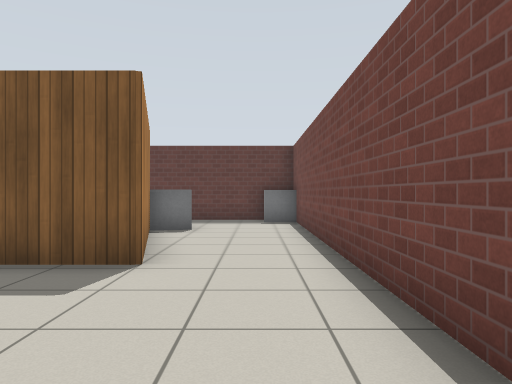
View 1 (above)

24 first-person views from a walk through a robot-simulator world made for Gazebo. The camera is 0.94 m above the floor, looks level and sees 70° across. The floor is counted in squares, 1 m on a side. Each view is taken from the middle of a square. On the plan, view 1 faces up. The plan holds only what a view shows up to about 13 squares ahead; the rest is blank. Gazebo's built-in surfaces are drawn with simple patterns.

View 2
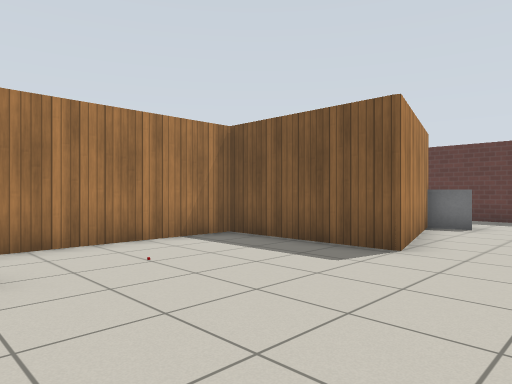

View 3
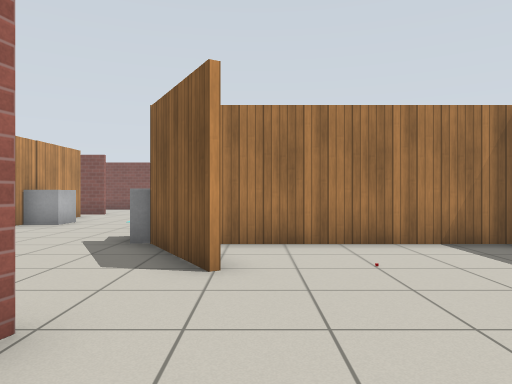

View 4
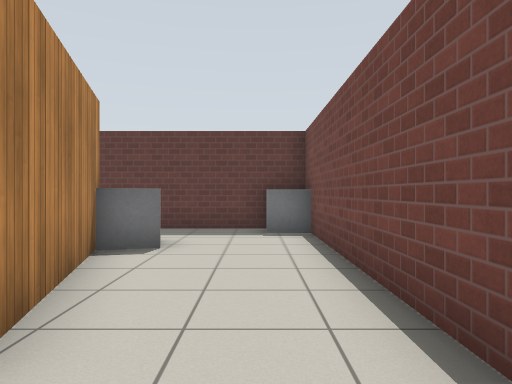

View 5
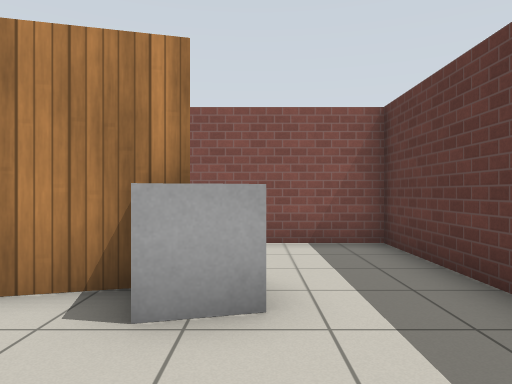

View 6
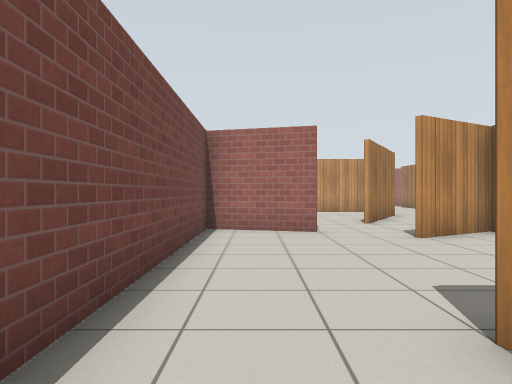

View 7
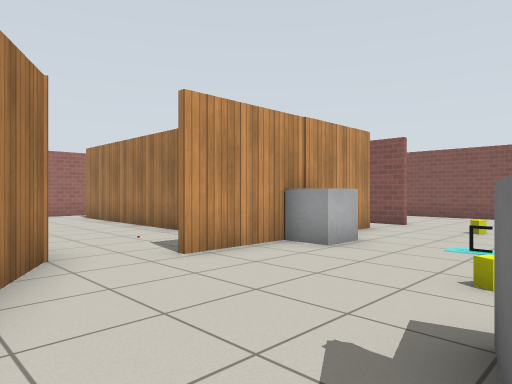

View 8
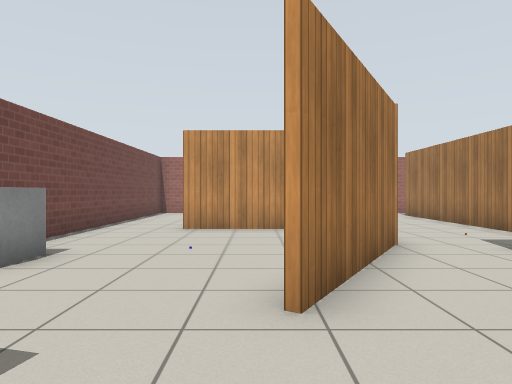

View 9
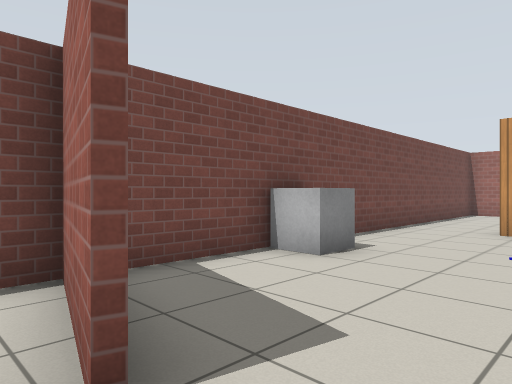

View 10
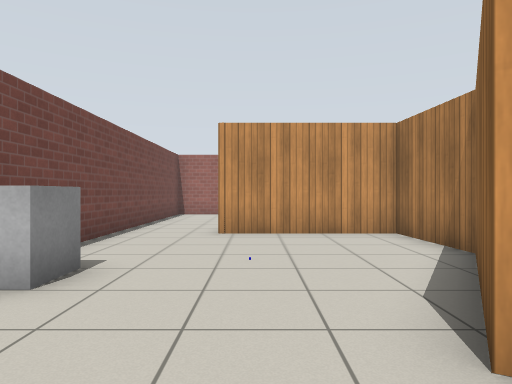

View 11
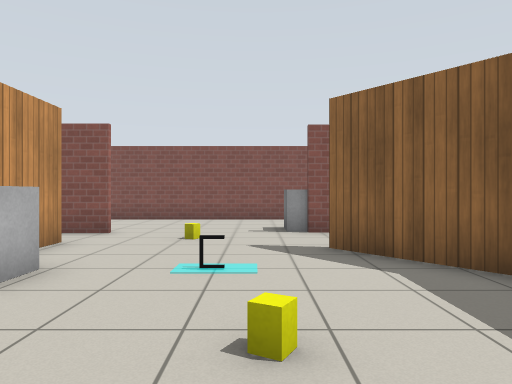

View 12
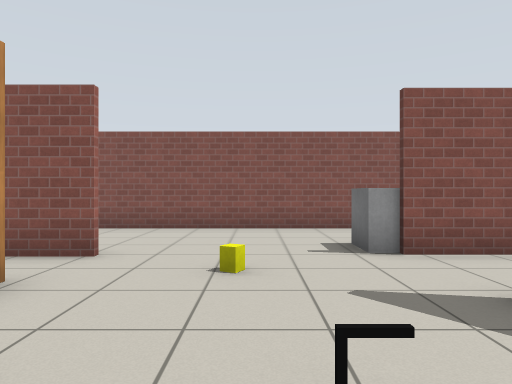

View 13
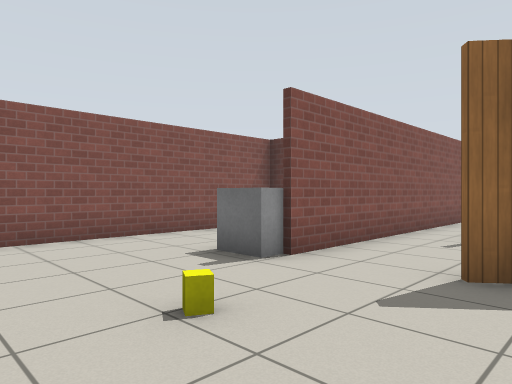

View 14
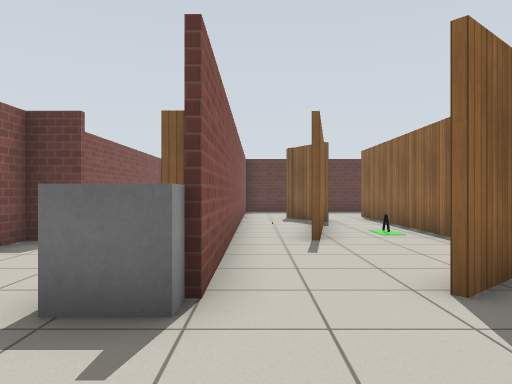

View 15
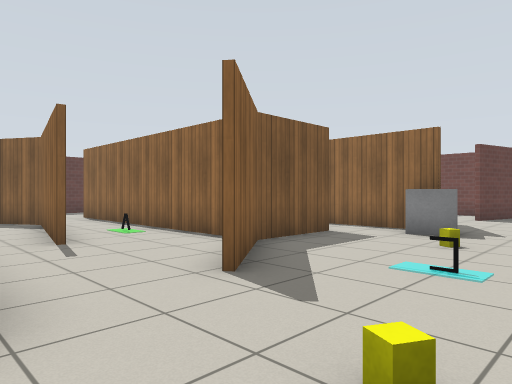

View 16
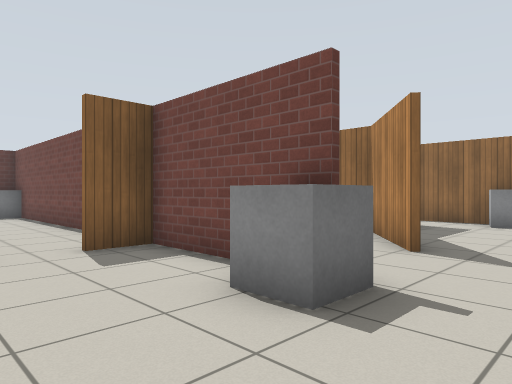

View 17
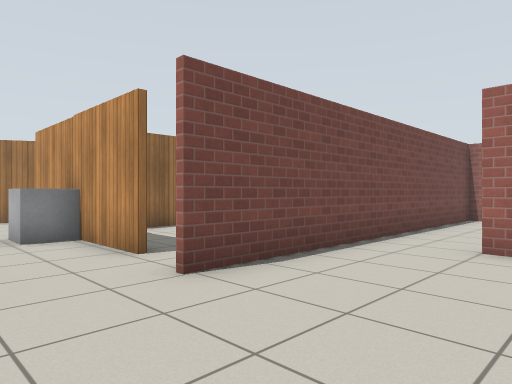

View 18
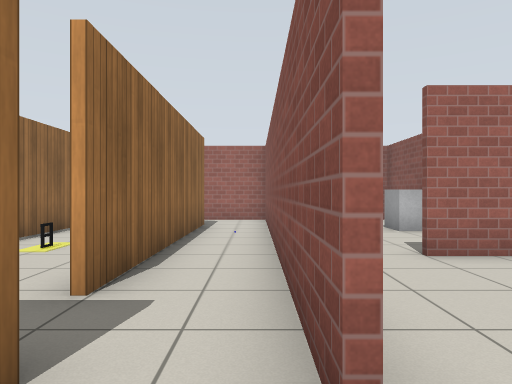

View 19
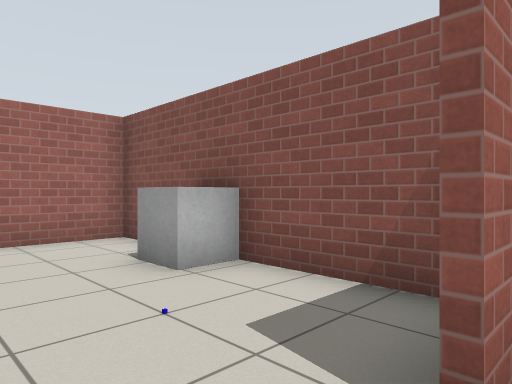

View 20
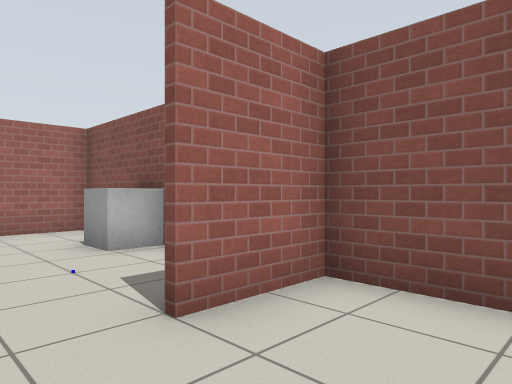

View 21
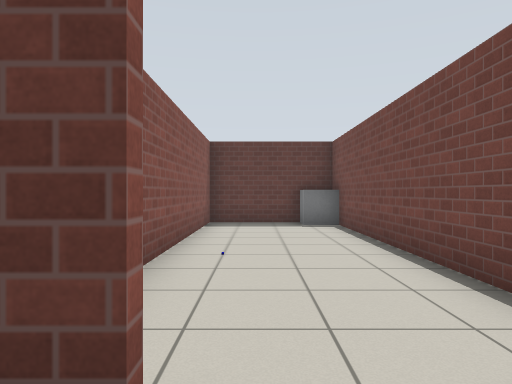

View 22
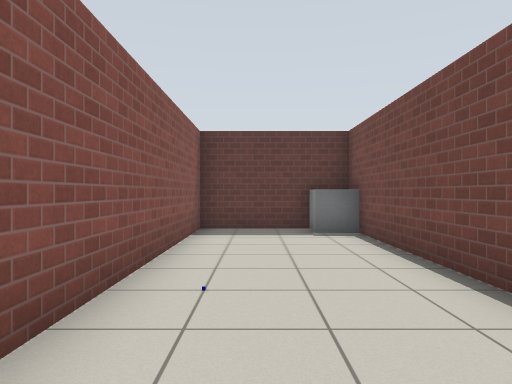

View 23
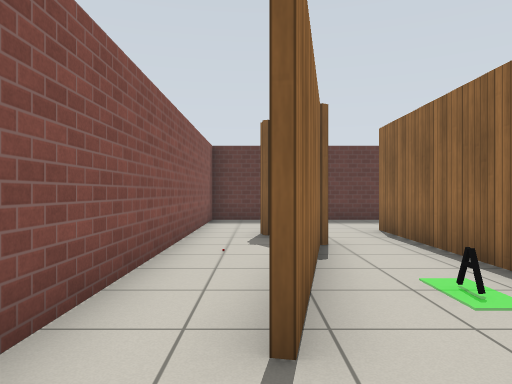

View 24
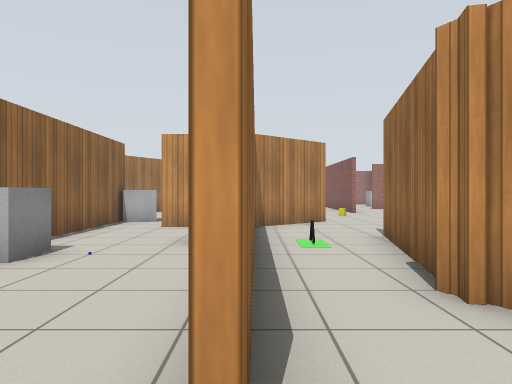

### Floor plan
Ten units are one square. View 1 is at (0, 0); x grows to the right and y downward. Boxes are objects, and circles mark ways between rooms. Rooms are numbered by the first view taken in them; rooms with no view inside come last. Other rooms are left out.
<svg viewBox="-190 -130 210 309">
<path fill="none" stroke="#000" d="M-27 -94 -15 -47 -55 -47M-56 -35 -56 6M5 -123 -56 -123 -56 -88M-15 16 13 23 13 -111M-54 16 -34 4M-32 39 -51 72M5 23 -15 17M13 94 13 30M-54 75 -52 103 -11 103M-33 6 -54 17M-123 17 -100 -2 -100 -91M-99 0 -122 18M-146 6 -146 -20 -159 -20M-129 -21 -125 -43M-129 67 -71 67M-74 0 -100 0M-57 16 -57 -4M-172 -20 -184 -20 -184 103 -165 103M-146 -44 -146 -105M-145 -46 -145 6M-146 95 -146 63M-90 95 -90 154M-119 -61 -128 -19M-54 74 -33 37M-136 -123 -145 -123M-155 -123 -184 -124 -184 -44M-146 174 -146 95M-184 111 -184 173 -140 173M-125 -43 -120 -67 -129 -83M-87 -123 -106 -123M-145 -102 -145 -46M-127 -123 -136 -123M-82 -2 -74 -2M-57 -4 -57 -36M-92 98 -92 88M-92 134 -92 125M-125 114 -125 83M-145 63 -145 95M-125 153 -125 133M-140 173 -123 173"/>
<rect x="-25" y="-105" width="10" height="20" fill="#bbb"><title>grey box</title></rect>
<rect x="5" y="-125" width="10" height="10" fill="#bbb"><title>grey box</title></rect>
<rect x="-5" y="55" width="20" height="10" fill="#bbb"><title>grey box</title></rect>
<rect x="-155" y="5" width="10" height="20" fill="#bbb"><title>grey box</title></rect>
<rect x="-155" y="-125" width="10" height="20" fill="#bbb"><title>grey box</title></rect>
<rect x="-135" y="35" width="10" height="10" fill="#bbb"><title>yellow box</title></rect>
<rect x="-115" y="-35" width="10" height="10" fill="#bbb"><title>other object</title></rect>
<rect x="-105" y="55" width="10" height="10" fill="#bbb"><title>grey box</title></rect>
<rect x="-105" y="35" width="10" height="10" fill="#bbb"><title>other object</title></rect>
<rect x="-85" y="25" width="10" height="10" fill="#bbb"><title>yellow box</title></rect>
<rect x="-75" y="15" width="20" height="10" fill="#bbb"><title>grey box</title></rect>
<rect x="-185" y="135" width="10" height="20" fill="#bbb"><title>grey box</title></rect>
<rect x="-65" y="-55" width="10" height="20" fill="#bbb"><title>grey box</title></rect>
<rect x="-115" y="105" width="10" height="10" fill="#bbb"><title>other object</title></rect>
<circle cx="-25" cy="5" r="3" fill="#2a7"/>
<circle cx="-40" cy="30" r="3" fill="#2a7"/>
<circle cx="-155" cy="100" r="3" fill="#2a7"/>
<circle cx="-130" cy="-107" r="3" fill="#2a7"/>
<circle cx="-140" cy="-40" r="3" fill="#2a7"/>
<circle cx="-70" cy="0" r="3" fill="#2a7"/>
<circle cx="-130" cy="70" r="3" fill="#2a7"/>
<circle cx="-120" cy="80" r="3" fill="#2a7"/>
<circle cx="-130" cy="145" r="3" fill="#2a7"/>
<text x="-10" y="-60">1</text>
<text x="-10" y="60">2</text>
<text x="-120" y="20">3</text>
<text x="-160" y="140">4</text>
<text x="-90" y="-70">5</text>
<text x="-110" y="100">6</text>
<text x="-130" y="110">7</text>
<text x="-130" y="160">8</text>
</svg>
Room 1 opens to room 2. Room 2 opens to room 3. Room 3 opens to room 4. Room 3 opens to room 5. Room 3 opens to room 7. Room 6 opens to room 7. Room 7 opens to room 8.

Where each view was taken, in squares from view 1:
view 1: 0 up, 0 right, facing up
view 2: 1 down, 1 right, facing up-left
view 3: 0 up, 1 right, facing left
view 4: 3 up, 0 right, facing up
view 5: 10 up, 1 right, facing left
view 6: 7 up, 0 right, facing down
view 7: 2 down, 4 left, facing down-left
view 8: 1 down, 3 left, facing down
view 9: 1 down, 3 left, facing down-right
view 10: 2 down, 2 left, facing down
view 11: 3 down, 6 left, facing left
view 12: 4 down, 9 left, facing left
view 13: 6 down, 11 left, facing up-left
view 14: 5 down, 14 left, facing up
view 15: 5 down, 15 left, facing up-right
view 16: 4 down, 18 left, facing up-right
view 17: 4 down, 18 left, facing down-right
view 18: 5 down, 14 left, facing down
view 19: 10 down, 15 left, facing down-left
view 20: 8 down, 15 left, facing down-left
view 21: 1 up, 17 left, facing up
view 22: 3 up, 17 left, facing up
view 23: 0 up, 13 left, facing up
view 24: 10 up, 10 left, facing down
